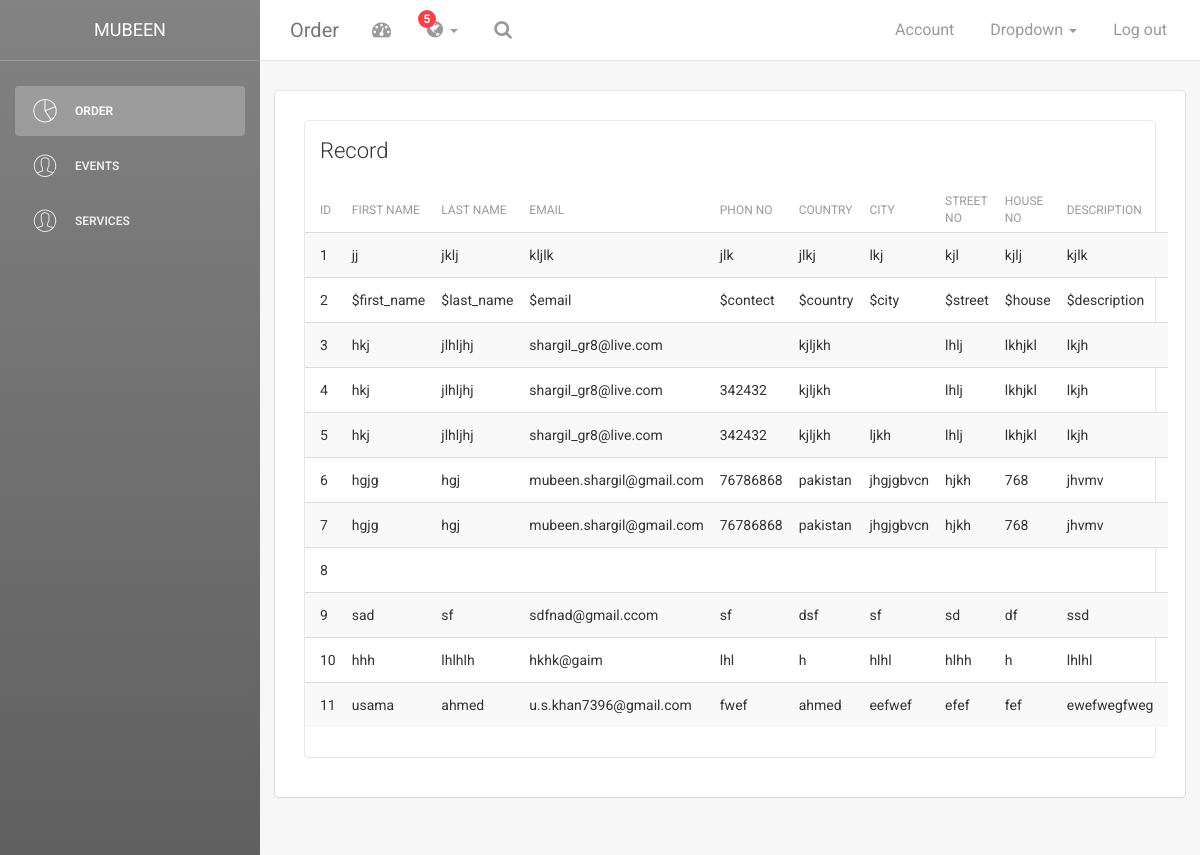
The page /order_admin.php (signed in) on the database its author committed.
### tables this page shows
CREATE TABLE `booking` (
  `id` int(11) NOT NULL,
  `first_name` varchar(255) NOT NULL,
  `last_name` varchar(255) NOT NULL,
  `email` varchar(225) NOT NULL,
  `contect_no` varchar(255) NOT NULL,
  `country` varchar(255) NOT NULL,
  `city` varchar(255) NOT NULL,
  `street_no` varchar(225) NOT NULL,
  `house_no` varchar(255) NOT NULL,
  `description` varchar(255) NOT NULL
);

### order_admin.php (the view, shortened to what this page needs)
<!doctype html>
<?php
include('head.php');
?>
<body>
<?php
include('menu.php');
?>
    <div class="main-panel">
		<nav class="navbar navbar-default navbar-fixed">
            <div class="container-fluid">
                <div class="navbar-header">
                    <a class="navbar-brand" href="#">Order</a>
                </div>
                <div class="collapse navbar-collapse">
                    <ul class="nav navbar-nav navbar-left">
                        <li>
                            <a href="#" class="dropdown-toggle" data-toggle="dropdown">
                                <i class="fa fa-dashboard"></i>
                            </a>
                        </li>
                        <li class="dropdown">
                              <a href="#" class="dropdown-toggle" data-toggle="dropdown">
                                    <i class="fa fa-globe"></i>
                                    <b class="caret hidden-sm hidden-xs"></b>
                                    <span class="notification hidden-sm hidden-xs">5</span>
                              </a>
                        </li>
                        <li>
                           <a href="">
                                <i class="fa fa-search"></i>
                            </a>
                        </li>
                    </ul>
                    <ul class="nav navbar-nav navbar-right">
                        <li>
                           <a href="">
                               <p>Account</p>
                            </a>
                        </li>
                        <li class="dropdown">
                              <a href="#" class="dropdown-toggle" data-toggle="dropdown">
                                    <p>
										Dropdown
										<b class="caret"></b>
									</p>
                              </a>
                        </li>
                        <li>
                            <a href="logout.php">
                                <p>Log out</p>
                            </a>
                        </li>
                    </ul>
                </div>
            </div>
        </nav>
        <div class="content">
            <div class="container-fluid">
                <div class="row">
                    <div class="col-md-15">
                        <div class="card">
                            <div class="header">
                            </div>
					<div class="content">
            <div class="container-fluid">
                <div class="row">
                    <div class="col-md-12">
                        <div class="card">
                            <div class="header">
                                <h4 class="title">Record</h4>
                            </div>
                            <div class="content table-responsive table-full-width">
                                <table method="post" class="table table-hover table-striped">
               <?php
			    $selectsql="select * from  booking ";
					 $res=$connection->query($selectsql);
					 echo  "<thead>
                                        <th>ID</th>
                                    	<th>First Name</th>
                                    	<th>Last Name</th>
                                        <th>Email</th>
                                        <th>Phon No</th>
                                        <th>Country</th>
                                        <th>City</th>
                                        <th>Street No</th>
                                        <th>House no</th>
                                        <th>Description</th>
                                    </thead>
                                    <tbody>";
					 	 while($home= mysqli_fetch_array($res))
						 {
							 $id=$home['id'];
							 $first_name=$home['first_name'];
							 $last_name=$home['last_name'];
                             $email=$home['email'];
                             $phone=$home['contect_no'];
                             $country=$home['country'];
                             $city=$home['city'];
                             $street=$home['street_no'];
                             $house=$home['house_no'];
                             $des=$home['description'];
                                    echo "<tr>
                                        	<td>$id </td>
                                        	<td>$first_name</td>
                                        	<td>$last_name</td>
                                            <td>$email</td>
                                            <td>$phone</td>
                                            <td>$country</td>
                                            <td>$city</td>
                                            <td>$street</td>
                                            <td>$house</td>
                                            <td>$des</td>
                                        </tr>";
						 }
                                  echo "</tbody>";
                                echo "</table>";
						   ?>
                            </div>
                        </div>
                    </div>
</body>
</html>

### rows shown on the page
booking: id "1", first_name "jj", last_name "jklj", email "kljlk", contect_no "jlk", country "jlkj", city "lkj", street_no "kjl", house_no "kjlj", description "kjlk"
booking: id "2", first_name "$first_name", last_name "$last_name", email "$email", contect_no "$contect", country "$country", city "$city", street_no "$street", house_no "$house", description "$description"
booking: id "3", first_name "hkj", last_name "jlhljhj", email "shargil_gr8@live.com", country "kjljkh", street_no "lhlj", house_no "lkhjkl", description "lkjh"
booking: id "4", first_name "hkj", last_name "jlhljhj", email "shargil_gr8@live.com", contect_no "342432", country "kjljkh", street_no "lhlj", house_no "lkhjkl", description "lkjh"
booking: id "5", first_name "hkj", last_name "jlhljhj", email "shargil_gr8@live.com", contect_no "342432", country "kjljkh", city "ljkh", street_no "lhlj", house_no "lkhjkl", description "lkjh"
booking: id "6", first_name "hgjg", last_name "hgj", email "mubeen.shargil@gmail.com", contect_no "76786868", country "pakistan", city "jhgjgbvcn", street_no "hjkh", house_no "768", description "jhvmv"
booking: id "7", first_name "hgjg", last_name "hgj", email "mubeen.shargil@gmail.com", contect_no "76786868", country "pakistan", city "jhgjgbvcn", street_no "hjkh", house_no "768", description "jhvmv"
booking: id "8"
booking: id "9", first_name "sad", last_name "sf", email "sdfnad@gmail.ccom", contect_no "sf", country "dsf", city "sf", street_no "sd", house_no "df", description "ssd"
booking: id "10", first_name "hhh", last_name "lhlhlh", email "hkhk@gaim", contect_no "lhl", country "h", city "hlhl", street_no "hlhh", house_no "h", description "lhlhl"
booking: id "11", first_name "usama", last_name "ahmed", email "u.s.khan7396@gmail.com", contect_no "fwef", country "ahmed", city "eefwef", street_no "efef", house_no "fef", description "ewefwegfweg"

### other values the page prints
$_SESSION['email'] "MUBEEN"
